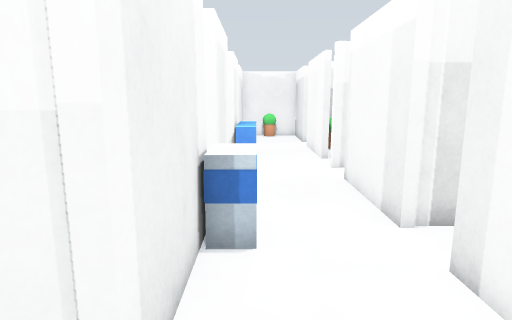
View 1 (above)

22 first-person views from a walk through a robot-simulator world made for Gazebo. The camera is 1.3 m above the floor, tilts 10° down and sees 75° across. The floor is counted in squares, 0.5 m on a side. Each view is taken from the middle of a square. On the plan, view 1 faces up. The plan holds only what a view shows up to about 20 squares ahead; the rest is blank.

View 2
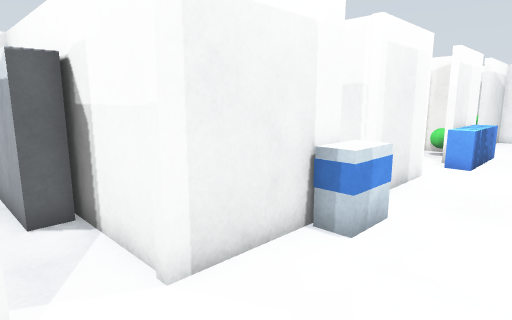

View 3
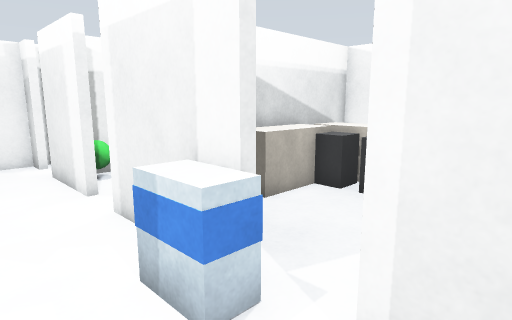

View 4
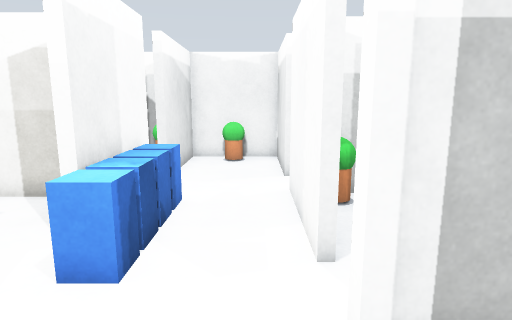

View 5
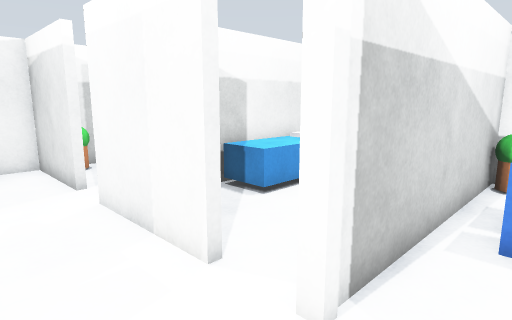

View 6
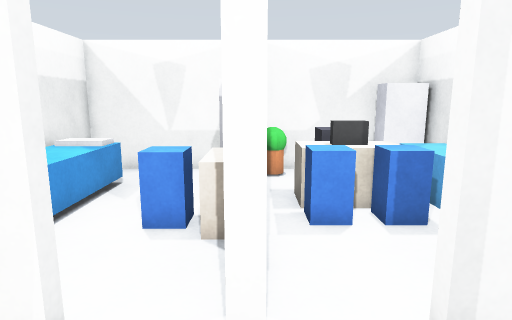

View 7
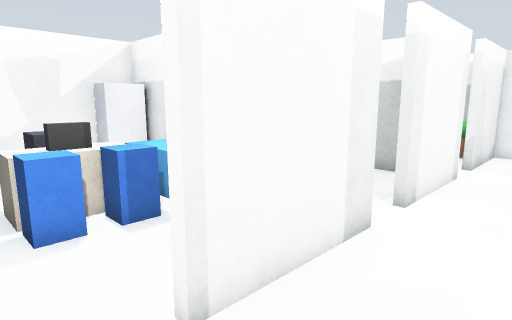

View 8
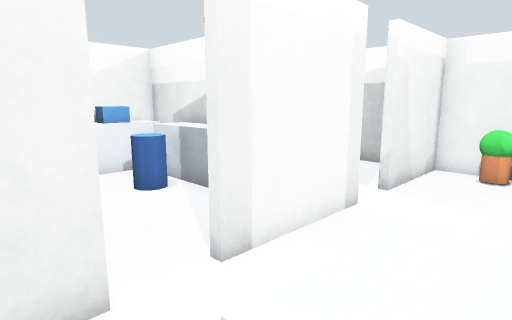

View 9
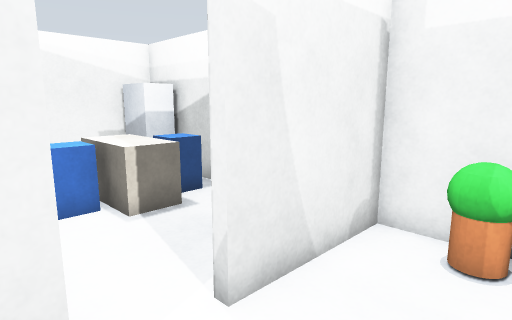

View 10
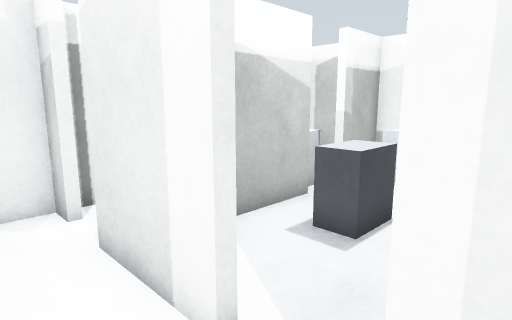

View 11
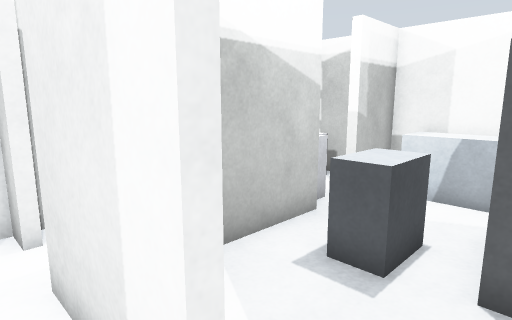

View 12
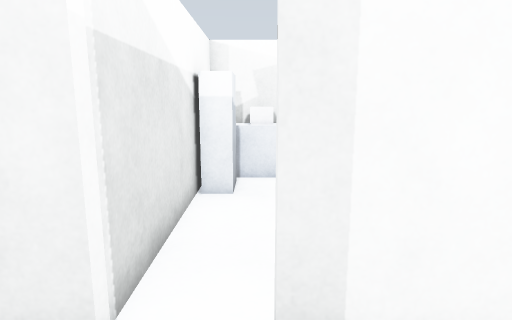

View 13
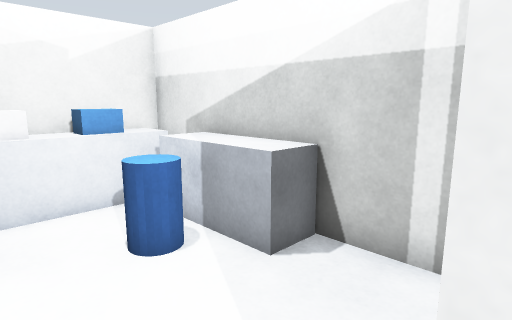

View 14
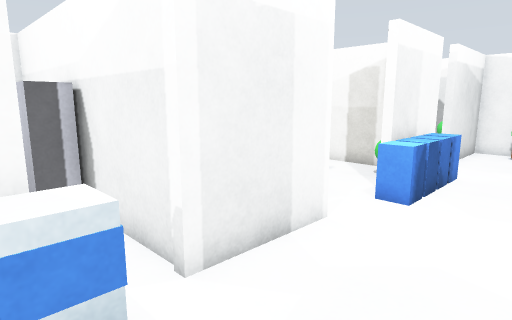

View 15
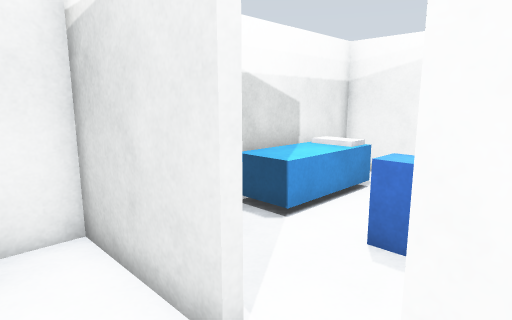

View 16
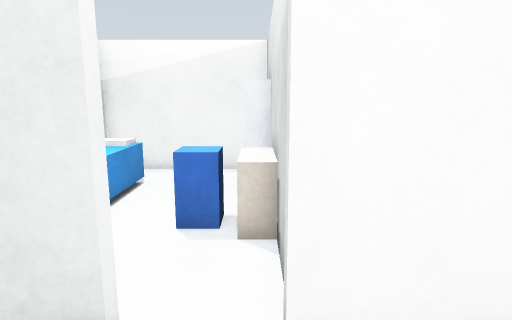

View 17
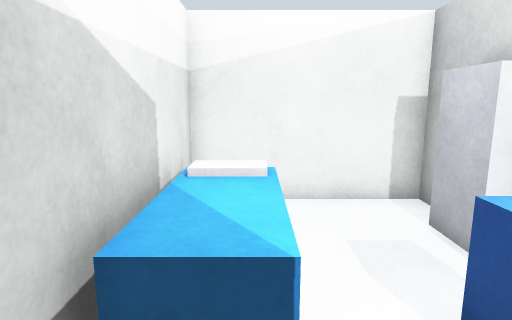

View 18
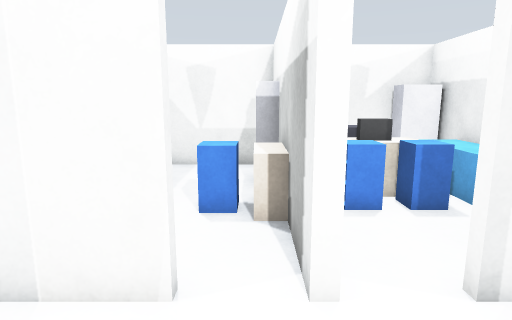

View 19
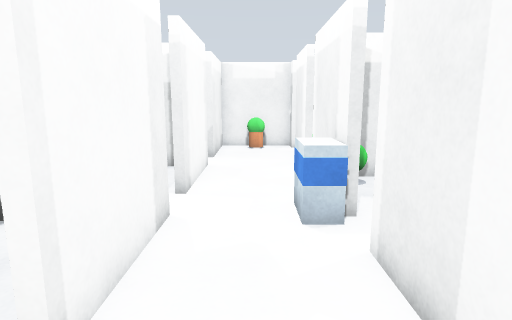

View 20
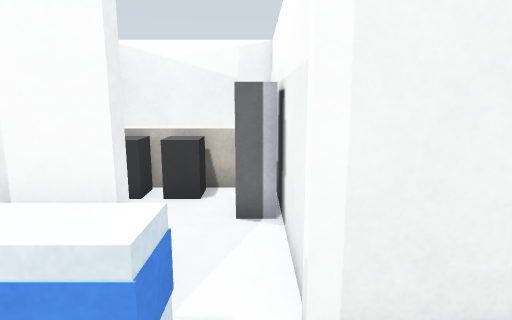

View 21
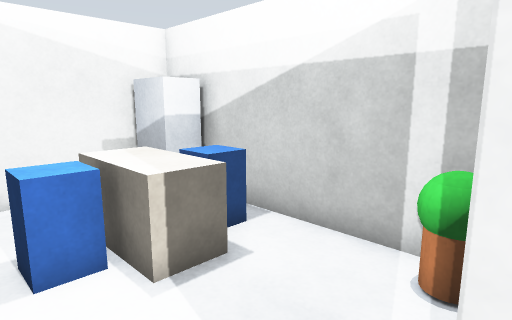

View 22
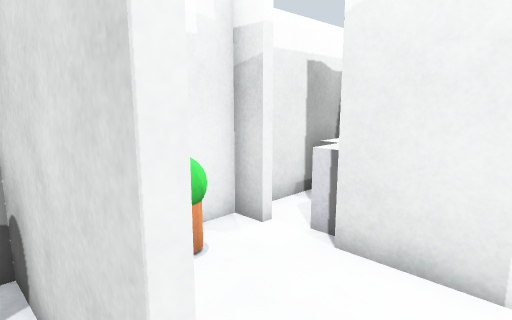

### Floor plan
Points are (right, up) in squares from view 1. A wall is a line through its corners. A room is listed if a view was taken in it or the views show most of it. See-through windows are left out.
Room 1 (views 1, 8, 9, 10, 11, 12)
walls: (-3.2, 2.6) (-2.5, 2.6); (-4.8, 2.2) (-4.8, 1.3) (-7.6, 1.3); (-1, 0.5) (-1, -3); (-1, 6.6) (-1, 2.2) (-5.4, 2.2); (-6.5, -2.5) (-2.4, -2.5); (-1, 8.6) (-10.7, 8.6) (-10.7, 2.6); (-10.7, 0.4) (-10.7, -2.5) (-8.4, -2.5) (-8.4, -2.9); (3, 0.2) (3, 4.8); (3, -3.5) (3, -1.5)
ways out: opening at (3, -0.5) to room 2; opening at (3, 5.5) to room 2; opening at (1, 8.3) to room 3; opening at (0, -3) to room 5; opening at (-7.5, -3)
objects: grey box (-10, -1) to (-10, 1); counter (-9, 3) to (-8, 7); counter (-8, 3) to (-4, 4); dark grey box (-8, 4) to (-7, 5); dark grey box (-8, 6) to (-7, 6); white box (-7, -4) to (-7, -3); filing cabinet (-7, 8) to (-5, 8); grey box (-6, -1) to (-5, 0); green ball (-2, -2); green ball (-2, 3) to (-2, 4); cart (-1, 6) to (0, 7)
Room 2 (views 2, 13, 14, 21, 22)
walls: (10.4, 0.7) (12.7, 0.7) (12.7, 5.9); (4.2, 0.7) (6.5, 0.7); (3, -1.5) (3.3, -1.5) (3.3, -5.7) (12.7, -5.7) (12.7, -1); (3, 4.8) (3.4, 4.8); (11.8, 6.7) (3, 6.7)
ways out: opening at (3, -0.5) to room 1; opening at (3, 5.5) to room 1
objects: plant (4, -5); counter (7, -3) to (10, -2); bench (7, 1) to (10, 2); blue box (8, -5) to (9, -4); blue box (8, -2) to (9, -1); blue cylinder (8, 3) to (9, 3); cabinet (9, 6) to (11, 6); cabinet (11, -5) to (12, -5); bench (11, 1) to (12, 5)
Room 3 (views 3, 4, 5, 6, 7, 15, 16, 17, 18, 19, 20)
walls: (4.9, 19.3) (4.4, 19.3); (3.4, 15.1) (3, 15.1) (3, 19.6) (5.5, 19.6); (3.4, 21.5) (3, 21.5) (3, 25.7) (-1, 25.7) (-1, 21.1) (-1.4, 21.1); (3, 13) (3, 13.3) (12.2, 13.3); (-1, 19.4) (-1, 15.5) (-1.4, 15.5); (11.4, 19.6) (12.7, 19.6) (12.7, 25.7) (4.6, 25.7); (-1, 12.4) (-1, 8.6); (12.7, 13.2) (12.7, 19.3) (11.4, 19.3); (3, 6.7) (3, 11.1)
ways out: opening at (1, 8.3) to room 1; opening at (3, 12) to room 4; opening at (-1, 14)
objects: blue box (-1, 15) to (0, 15); blue box (0, 16); blue box (0, 17); blue box (0, 18); plant (1, 25); plant (4, 18) to (4, 19); plant (4, 25); grey box (6, 14); grey box (6, 20) to (8, 20); blue box (7, 14) to (7, 15); bed (7, 18) to (10, 19); blue box (7, 21); bed (7, 24) to (10, 25); grey box (8, 14); cabinet (9, 14) to (11, 14); cabinet (9, 20) to (11, 20)
Room 4 (no view inside)
walls: (9.4, 7) (12.7, 7) (12.7, 13) (3, 13); (3, 11.1) (3.4, 11.1)
ways out: opening at (3, 12) to room 3
objects: blue box (7, 8) to (10, 8); blue box (7, 10) to (8, 10); blue box (7, 11) to (8, 12); dark grey box (9, 10) to (10, 11); desk (9, 12); cabinet (12, 8); plant (12, 12)
Room 5 (no view inside)
walls: (-1, -4.8) (-1, -5.7) (3, -5.7) (3, -3.5); (-2, -5.7) (-1.4, -5.7); (-5.6, -5.7) (-2.2, -5.7)
ways out: opening at (0, -3) to room 1
objects: other object (-5, -5) to (-4, -4); white box (-3, -4) to (-2, -3); plant (1, -5)

Positions as (right, up) in squares from view 1, and headings:
1: (0, 0), facing up
2: (3, 0), facing up-left
3: (2, 10), facing down-left
4: (2, 10), facing up
5: (0, 11), facing up-right
6: (0, 13), facing right
7: (0, 13), facing down-right
8: (-1, 8), facing down-right
9: (0, 1), facing down-right
10: (1, 3), facing down-left
11: (0, 2), facing down-left
12: (0, 5), facing right
13: (3, 6), facing down-right
14: (3, 6), facing up-left
15: (1, 19), facing up-right
16: (0, 20), facing right
17: (4, 24), facing right
18: (-1, 14), facing right
19: (1, 14), facing down
20: (2, 8), facing left
21: (3, 0), facing down-right
22: (4, 0), facing down-left
